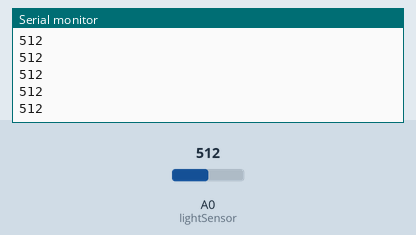
A sketch run on a simulated Arduino Uno, built with avr-gcc and run on an emulated ATmega328P. On the bench: the last lines printed to the serial monitor. The test bench sets the inputs (shaded band); at power-on: A0 (lightSensor) = 512.

Above: at 1.2 s.
1.3 s: A0 (lightSensor) set to 716
At 2.3 s:
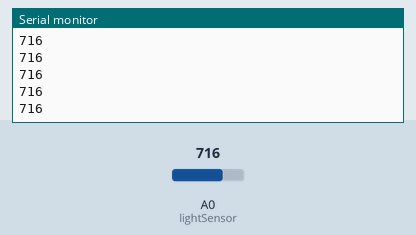
2.8 s: A0 (lightSensor) set to 900
At 3.8 s:
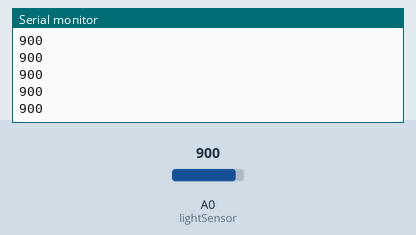
Timing chart, 0 to 5.8 s (numbered marks = the images above; inputs shaded):
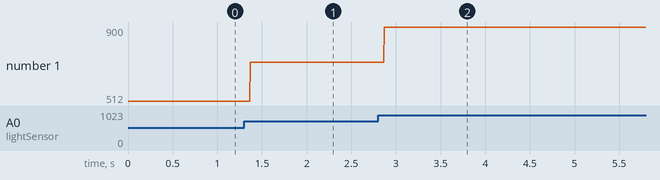

The sketch:

01_simple.ino
```cpp
//Lichtsensor / Fotowiderstand am analogen Pin A0
#define lightSensor A0

void setup() {
  //beginn der seriellen Kommunikation
  Serial.begin(9600);
}

void loop() {
  //lesen des aktuellen, analogen Wertes des Lichtsensors
  int value = analogRead(lightSensor);
  //ausgeben des Wertes auf der seriellen Schnittstelle
  Serial.println(value);
}
```

Measured:
- after the input at 1.3 s, the serial monitor: prints a new line after 0.07 s (image 1)
- after the input at 2.8 s, the serial monitor: prints a new line after 0.07 s (image 2)
- plotted number 1: 512 → 716 after the input at 1.3 s, 716 → 900 after the input at 2.8 s
